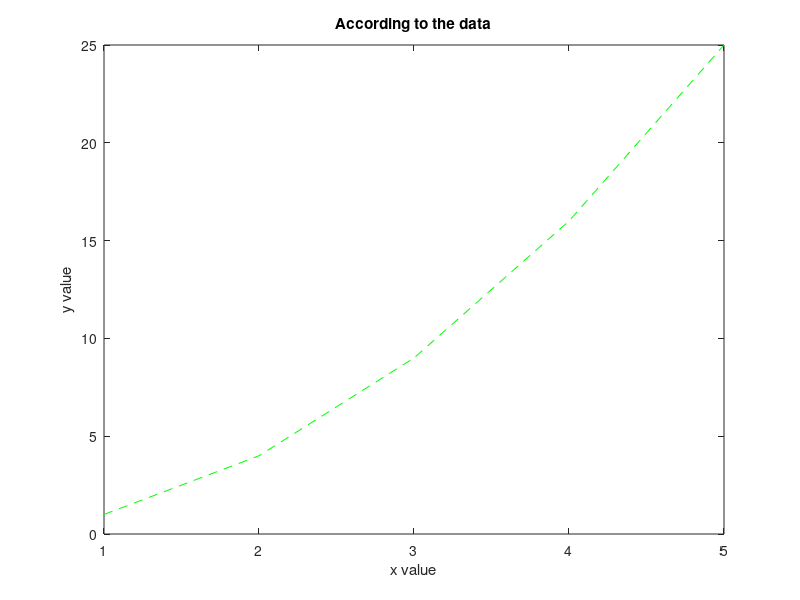

MATLAB code for this plot:
x = [1 2 3 4 5];
y = [1 4 9 16 25];

%plot(x, y);
plot(x, y, 'g --');     %change color: green and line style: dashed
xlabel('x value');
ylabel('y value');
title('According to the data');